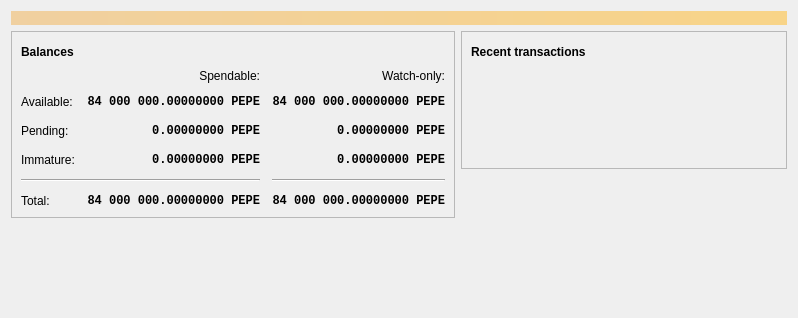
<?xml version="1.0" encoding="UTF-8"?>
<ui version="4.0">
 <class>OverviewPage</class>
 <widget class="QWidget" name="OverviewPage">
  <property name="geometry">
   <rect>
    <x>0</x>
    <y>0</y>
    <width>798</width>
    <height>318</height>
   </rect>
  </property>
  <property name="windowTitle">
   <string>Form</string>
  </property>
  <layout class="QVBoxLayout" name="topLayout">
   <item>
    <widget class="QLabel" name="labelAlerts">
     <property name="visible">
      <bool>false</bool>
     </property>
     <property name="styleSheet">
      <string notr="true">QLabel { background-color: qlineargradient(x1: 0, y1: 0, x2: 1, y2: 0, stop:0 #F0D0A0, stop:1 #F8D488); color:#000000; }</string>
     </property>
     <property name="wordWrap">
      <bool>true</bool>
     </property>
     <property name="margin">
      <number>3</number>
     </property>
     <property name="textInteractionFlags">
      <set>Qt::TextSelectableByMouse</set>
     </property>
    </widget>
   </item>
   <item>
    <layout class="QHBoxLayout" name="horizontalLayout" stretch="1,1">
     <item>
      <layout class="QVBoxLayout" name="verticalLayout_2">
       <item>
        <widget class="QFrame" name="frame">
         <property name="frameShape">
          <enum>QFrame::StyledPanel</enum>
         </property>
         <property name="frameShadow">
          <enum>QFrame::Raised</enum>
         </property>
         <layout class="QVBoxLayout" name="verticalLayout_4">
          <item>
           <layout class="QHBoxLayout" name="horizontalLayout_4">
            <item>
             <widget class="QLabel" name="label_5">
              <property name="font">
               <font>
                <weight>75</weight>
                <bold>true</bold>
               </font>
              </property>
              <property name="text">
               <string>Balances</string>
              </property>
             </widget>
            </item>
            <item>
             <widget class="QPushButton" name="labelWalletStatus">
              <property name="enabled">
               <bool>true</bool>
              </property>
              <property name="maximumSize">
               <size>
                <width>30</width>
                <height>16777215</height>
               </size>
              </property>
              <property name="toolTip">
               <string>The displayed information may be out of date. Your wallet automatically synchronizes with the Pepecoin network after a connection is established, but this process has not completed yet.</string>
              </property>
              <property name="text">
               <string/>
              </property>
              <property name="icon">
               <iconset resource="../bitcoin.qrc">
                <normaloff>:/icons/warning</normaloff>
                <disabledoff>:/icons/warning</disabledoff>:/icons/warning</iconset>
              </property>
              <property name="iconSize">
               <size>
                <width>24</width>
                <height>24</height>
               </size>
              </property>
              <property name="flat">
               <bool>true</bool>
              </property>
             </widget>
            </item>
            <item>
             <spacer name="horizontalSpacer_3">
              <property name="orientation">
               <enum>Qt::Horizontal</enum>
              </property>
              <property name="sizeHint" stdset="0">
               <size>
                <width>40</width>
                <height>20</height>
               </size>
              </property>
             </spacer>
            </item>
           </layout>
          </item>
          <item>
           <layout class="QGridLayout" name="gridLayout">
            <property name="spacing">
             <number>12</number>
            </property>
            <item row="2" column="2">
             <widget class="QLabel" name="labelWatchPending">
              <property name="font">
               <font>
                <family>Monospace</family>
                <weight>75</weight>
                <bold>true</bold>
               </font>
              </property>
              <property name="cursor">
               <cursorShape>IBeamCursor</cursorShape>
              </property>
              <property name="toolTip">
               <string>Unconfirmed transactions to watch-only addresses</string>
              </property>
              <property name="text">
               <string notr="true">0.00000000 PEPE</string>
              </property>
              <property name="alignment">
               <set>Qt::AlignRight|Qt::AlignTrailing|Qt::AlignVCenter</set>
              </property>
              <property name="textInteractionFlags">
               <set>Qt::LinksAccessibleByMouse|Qt::TextSelectableByKeyboard|Qt::TextSelectableByMouse</set>
              </property>
             </widget>
            </item>
            <item row="2" column="1">
             <widget class="QLabel" name="labelUnconfirmed">
              <property name="font">
               <font>
                <family>Monospace</family>
                <weight>75</weight>
                <bold>true</bold>
               </font>
              </property>
              <property name="cursor">
               <cursorShape>IBeamCursor</cursorShape>
              </property>
              <property name="toolTip">
               <string>Total of transactions that have yet to be confirmed, and do not yet count toward the spendable balance</string>
              </property>
              <property name="text">
               <string notr="true">0.00000000 PEPE</string>
              </property>
              <property name="alignment">
               <set>Qt::AlignRight|Qt::AlignTrailing|Qt::AlignVCenter</set>
              </property>
              <property name="textInteractionFlags">
               <set>Qt::LinksAccessibleByMouse|Qt::TextSelectableByKeyboard|Qt::TextSelectableByMouse</set>
              </property>
             </widget>
            </item>
            <item row="3" column="2">
             <widget class="QLabel" name="labelWatchImmature">
              <property name="font">
               <font>
                <family>Monospace</family>
                <weight>75</weight>
                <bold>true</bold>
               </font>
              </property>
              <property name="cursor">
               <cursorShape>IBeamCursor</cursorShape>
              </property>
              <property name="toolTip">
               <string>Mined balance in watch-only addresses that has not yet matured</string>
              </property>
              <property name="text">
               <string notr="true">0.00000000 PEPE</string>
              </property>
              <property name="alignment">
               <set>Qt::AlignRight|Qt::AlignTrailing|Qt::AlignVCenter</set>
              </property>
              <property name="textInteractionFlags">
               <set>Qt::LinksAccessibleByMouse|Qt::TextSelectableByKeyboard|Qt::TextSelectableByMouse</set>
              </property>
             </widget>
            </item>
            <item row="4" column="0" colspan="2">
             <widget class="Line" name="line">
              <property name="orientation">
               <enum>Qt::Horizontal</enum>
              </property>
             </widget>
            </item>
            <item row="4" column="2">
             <widget class="Line" name="lineWatchBalance">
              <property name="sizePolicy">
               <sizepolicy hsizetype="Preferred" vsizetype="Fixed">
                <horstretch>0</horstretch>
                <verstretch>0</verstretch>
               </sizepolicy>
              </property>
              <property name="minimumSize">
               <size>
                <width>140</width>
                <height>0</height>
               </size>
              </property>
              <property name="orientation">
               <enum>Qt::Horizontal</enum>
              </property>
             </widget>
            </item>
            <item row="5" column="0">
             <widget class="QLabel" name="labelTotalText">
              <property name="text">
               <string>Total:</string>
              </property>
             </widget>
            </item>
            <item row="3" column="1">
             <widget class="QLabel" name="labelImmature">
              <property name="font">
               <font>
                <family>Monospace</family>
                <weight>75</weight>
                <bold>true</bold>
               </font>
              </property>
              <property name="cursor">
               <cursorShape>IBeamCursor</cursorShape>
              </property>
              <property name="toolTip">
               <string>Mined balance that has not yet matured</string>
              </property>
              <property name="text">
               <string notr="true">0.00000000 PEPE</string>
              </property>
              <property name="alignment">
               <set>Qt::AlignRight|Qt::AlignTrailing|Qt::AlignVCenter</set>
              </property>
              <property name="textInteractionFlags">
               <set>Qt::LinksAccessibleByMouse|Qt::TextSelectableByKeyboard|Qt::TextSelectableByMouse</set>
              </property>
             </widget>
            </item>
            <item row="2" column="3">
             <spacer name="horizontalSpacer_2">
              <property name="orientation">
               <enum>Qt::Horizontal</enum>
              </property>
              <property name="sizeHint" stdset="0">
               <size>
                <width>40</width>
                <height>20</height>
               </size>
              </property>
             </spacer>
            </item>
            <item row="3" column="0">
             <widget class="QLabel" name="labelImmatureText">
              <property name="text">
               <string>Immature:</string>
              </property>
             </widget>
            </item>
            <item row="5" column="1">
             <widget class="QLabel" name="labelTotal">
              <property name="font">
               <font>
                <family>Monospace</family>
                <weight>75</weight>
                <bold>true</bold>
               </font>
              </property>
              <property name="cursor">
               <cursorShape>IBeamCursor</cursorShape>
              </property>
              <property name="toolTip">
               <string>Your current total balance</string>
              </property>
              <property name="text">
               <string notr="true">84 000 000.00000000 PEPE</string>
              </property>
              <property name="alignment">
               <set>Qt::AlignRight|Qt::AlignTrailing|Qt::AlignVCenter</set>
              </property>
              <property name="textInteractionFlags">
               <set>Qt::LinksAccessibleByMouse|Qt::TextSelectableByKeyboard|Qt::TextSelectableByMouse</set>
              </property>
             </widget>
            </item>
            <item row="5" column="2">
             <widget class="QLabel" name="labelWatchTotal">
              <property name="font">
               <font>
                <family>Monospace</family>
                <weight>75</weight>
                <bold>true</bold>
               </font>
              </property>
              <property name="cursor">
               <cursorShape>IBeamCursor</cursorShape>
              </property>
              <property name="toolTip">
               <string>Current total balance in watch-only addresses</string>
              </property>
              <property name="text">
               <string notr="true">84 000 000.00000000 PEPE</string>
              </property>
              <property name="alignment">
               <set>Qt::AlignRight|Qt::AlignTrailing|Qt::AlignVCenter</set>
              </property>
              <property name="textInteractionFlags">
               <set>Qt::LinksAccessibleByMouse|Qt::TextSelectableByKeyboard|Qt::TextSelectableByMouse</set>
              </property>
             </widget>
            </item>
            <item row="0" column="2">
             <widget class="QLabel" name="labelWatchonly">
              <property name="text">
               <string>Watch-only:</string>
              </property>
              <property name="alignment">
               <set>Qt::AlignRight|Qt::AlignTrailing|Qt::AlignVCenter</set>
              </property>
             </widget>
            </item>
            <item row="1" column="0">
             <widget class="QLabel" name="labelBalanceText">
              <property name="text">
               <string>Available:</string>
              </property>
             </widget>
            </item>
            <item row="1" column="1">
             <widget class="QLabel" name="labelBalance">
              <property name="font">
               <font>
                <family>Monospace</family>
                <weight>75</weight>
                <bold>true</bold>
               </font>
              </property>
              <property name="cursor">
               <cursorShape>IBeamCursor</cursorShape>
              </property>
              <property name="toolTip">
               <string>Your current spendable balance</string>
              </property>
              <property name="text">
               <string notr="true">84 000 000.00000000 PEPE</string>
              </property>
              <property name="alignment">
               <set>Qt::AlignRight|Qt::AlignTrailing|Qt::AlignVCenter</set>
              </property>
              <property name="textInteractionFlags">
               <set>Qt::LinksAccessibleByMouse|Qt::TextSelectableByKeyboard|Qt::TextSelectableByMouse</set>
              </property>
             </widget>
            </item>
            <item row="1" column="2">
             <widget class="QLabel" name="labelWatchAvailable">
              <property name="font">
               <font>
                <family>Monospace</family>
                <weight>75</weight>
                <bold>true</bold>
               </font>
              </property>
              <property name="cursor">
               <cursorShape>IBeamCursor</cursorShape>
              </property>
              <property name="toolTip">
               <string>Your current balance in watch-only addresses</string>
              </property>
              <property name="text">
               <string notr="true">84 000 000.00000000 PEPE</string>
              </property>
              <property name="alignment">
               <set>Qt::AlignRight|Qt::AlignTrailing|Qt::AlignVCenter</set>
              </property>
              <property name="textInteractionFlags">
               <set>Qt::LinksAccessibleByMouse|Qt::TextSelectableByKeyboard|Qt::TextSelectableByMouse</set>
              </property>
             </widget>
            </item>
            <item row="2" column="0">
             <widget class="QLabel" name="labelPendingText">
              <property name="text">
               <string>Pending:</string>
              </property>
             </widget>
            </item>
            <item row="0" column="1">
             <widget class="QLabel" name="labelSpendable">
              <property name="text">
               <string>Spendable:</string>
              </property>
              <property name="alignment">
               <set>Qt::AlignRight|Qt::AlignTrailing|Qt::AlignVCenter</set>
              </property>
             </widget>
            </item>
           </layout>
          </item>
         </layout>
        </widget>
       </item>
       <item>
        <spacer name="verticalSpacer">
         <property name="orientation">
          <enum>Qt::Vertical</enum>
         </property>
         <property name="sizeHint" stdset="0">
          <size>
           <width>20</width>
           <height>40</height>
          </size>
         </property>
        </spacer>
       </item>
      </layout>
     </item>
     <item>
      <layout class="QVBoxLayout" name="verticalLayout_3">
       <item>
        <widget class="QFrame" name="frame_2">
         <property name="frameShape">
          <enum>QFrame::StyledPanel</enum>
         </property>
         <property name="frameShadow">
          <enum>QFrame::Raised</enum>
         </property>
         <layout class="QVBoxLayout" name="verticalLayout">
          <item>
           <layout class="QHBoxLayout" name="horizontalLayout_2">
            <item>
             <widget class="QLabel" name="label_4">
              <property name="font">
               <font>
                <weight>75</weight>
                <bold>true</bold>
               </font>
              </property>
              <property name="text">
               <string>Recent transactions</string>
              </property>
             </widget>
            </item>
            <item>
             <widget class="QPushButton" name="labelTransactionsStatus">
              <property name="enabled">
               <bool>true</bool>
              </property>
              <property name="maximumSize">
               <size>
                <width>30</width>
                <height>16777215</height>
               </size>
              </property>
              <property name="toolTip">
               <string>The displayed information may be out of date. Your wallet automatically synchronizes with the Pepecoin network after a connection is established, but this process has not completed yet.</string>
              </property>
              <property name="text">
               <string/>
              </property>
              <property name="icon">
               <iconset resource="../bitcoin.qrc">
                <normaloff>:/icons/warning</normaloff>
                <disabledoff>:/icons/warning</disabledoff>:/icons/warning</iconset>
              </property>
              <property name="iconSize">
               <size>
                <width>24</width>
                <height>24</height>
               </size>
              </property>
              <property name="flat">
               <bool>true</bool>
              </property>
             </widget>
            </item>
            <item>
             <spacer name="horizontalSpacer">
              <property name="orientation">
               <enum>Qt::Horizontal</enum>
              </property>
              <property name="sizeHint" stdset="0">
               <size>
                <width>40</width>
                <height>20</height>
               </size>
              </property>
             </spacer>
            </item>
           </layout>
          </item>
          <item>
           <widget class="TransactionOverviewWidget" name="listTransactions">
            <property name="styleSheet">
             <string notr="true">QListView { background: transparent; }</string>
            </property>
            <property name="frameShape">
             <enum>QFrame::NoFrame</enum>
            </property>
            <property name="verticalScrollBarPolicy">
             <enum>Qt::ScrollBarAlwaysOff</enum>
            </property>
            <property name="horizontalScrollBarPolicy">
             <enum>Qt::ScrollBarAlwaysOff</enum>
            </property>
            <property name="sizeAdjustPolicy">
             <enum>QAbstractScrollArea::AdjustToContents</enum>
            </property>
            <property name="selectionMode">
             <enum>QAbstractItemView::NoSelection</enum>
            </property>
            <property name="uniformItemSizes">
             <bool>true</bool>
            </property>
           </widget>
          </item>
         </layout>
        </widget>
       </item>
       <item>
        <spacer name="verticalSpacer_2">
         <property name="orientation">
          <enum>Qt::Vertical</enum>
         </property>
         <property name="sizeHint" stdset="0">
          <size>
           <width>20</width>
           <height>40</height>
          </size>
         </property>
        </spacer>
       </item>
      </layout>
     </item>
    </layout>
   </item>
  </layout>
 </widget>
 <customwidgets>
  <customwidget>
   <class>TransactionOverviewWidget</class>
   <extends>QListView</extends>
   <header>qt/transactionoverviewwidget.h</header>
  </customwidget>
 </customwidgets>
 <resources/>
 <connections/>
</ui>
